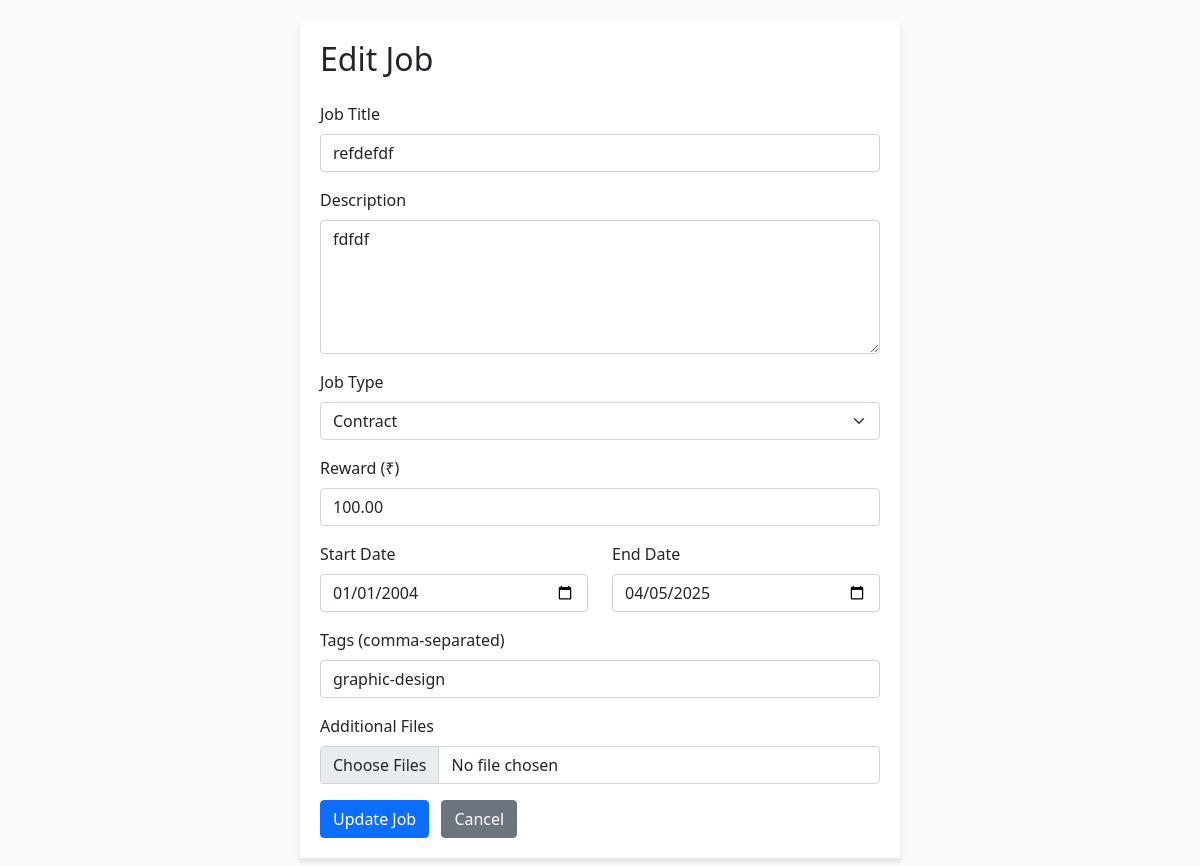
Screenshot of /edit_job.php?job_id=6 (signed in) with the database file from the repository.
### tables this page shows
CREATE TABLE `jobs` (
  `id` int(11) NOT NULL,
  `freelancer_id` int(11) NOT NULL,
  `client_id` int(11) NOT NULL,
  `title` varchar(255) NOT NULL,
  `description` text NOT NULL,
  `job_type` varchar(50) NOT NULL,
  `reward` decimal(10,2) NOT NULL,
  `deadline` date NOT NULL,
  `files` longtext DEFAULT NULL CHECK (json_valid(`files`)),
  `status` enum('open','assigned','active','draft','closed') DEFAULT 'open',
  `created_at` timestamp NOT NULL DEFAULT current_timestamp(),
  `updated_at` timestamp NOT NULL DEFAULT current_timestamp() ON UPDATE current_timestamp(),
  `job_image` varchar(255) DEFAULT NULL,
  `tags` text DEFAULT NULL,
  `start_date` date DEFAULT NULL,
  `end_date` date DEFAULT NULL,
  `assigned_to` int(11) DEFAULT NULL,
  `reviewed_at` timestamp NULL DEFAULT NULL,
  `payment_status` enum('unpaid','processing','paid') DEFAULT 'unpaid',
  `payment_date` datetime DEFAULT NULL,
  `transaction_id` varchar(50) DEFAULT NULL
);

### edit_job.php (the view, shortened to what this page needs)
<?php
include('db_connect.php');
$job_id = $_GET['job_id'];
$freelancer_id = $_SESSION['user_id'];
$sql = "SELECT * FROM jobs WHERE id = ? AND freelancer_id = ?";
$stmt = $conn->prepare($sql);
$stmt->bind_param('ii', $job_id, $freelancer_id);
$stmt->execute();
$result = $stmt->get_result();
$job = $result->fetch_assoc();
?>
<!DOCTYPE html>
<html lang="en">
<head>
    <link href="https://cdn.jsdelivr.net/npm/bootstrap@5.1.3/dist/css/bootstrap.min.css" rel="stylesheet">
</head>
<body>
    <div class="container">
        <div class="form-container">
            <h2 class="mb-4">Edit Job</h2>
            <form action="" method="post" enctype="multipart/form-data">
                <div class="mb-3">
                    <label for="title" class="form-label">Job Title</label>
                    <input type="text" class="form-control" id="title" name="title" value="<?= htmlspecialchars($job['title']) ?>" required>
                </div>
                <div class="mb-3">
                    <label for="description" class="form-label">Description</label>
                    <textarea class="form-control" id="description" name="description" rows="5" required><?= htmlspecialchars($job['description']) ?></textarea>
                </div>
                <div class="mb-3">
                    <label for="job_type" class="form-label">Job Type</label>
                    <select class="form-select" id="job_type" name="job_type" required>
                        <option value="Contract" <?= $job['job_type'] == 'Contract' ? 'selected' : '' ?>>Contract</option>
                    </select>
                </div>
                <div class="mb-3">
                    <label for="reward" class="form-label">Reward (₹)</label>
                    <input type="number" class="form-control" id="reward" name="reward" value="<?= htmlspecialchars($job['reward']) ?>" required>
                </div>
                <div class="row">
                    <div class="col-md-6 mb-3">
                        <label for="start_date" class="form-label">Start Date</label>
                        <input type="date" class="form-control" id="start_date" name="start_date" value="<?= htmlspecialchars($job['start_date']) ?>" required>
                    </div>
                    <div class="col-md-6 mb-3">
                        <label for="end_date" class="form-label">End Date</label>
                        <input type="date" class="form-control" id="end_date" name="end_date" value="<?= htmlspecialchars($job['end_date']) ?>" required>
                    </div>
                </div>
                <div class="mb-3">
                    <label for="tags" class="form-label">Tags (comma-separated)</label>
                    <input type="text" class="form-control" id="tags" name="tags"
                        value="<?= $job['tags'] ? htmlspecialchars(implode(',', json_decode($job['tags'], true))) : '' ?>">
                </div>
                <div class="mb-3">
                    <label for="files" class="form-label">Additional Files</label>
                    <input type="file" class="form-control" id="files" name="files[]" multiple>
                </div>
                <button type="submit" class="btn btn-primary">Update Job</button>
                <a href="my_job_posts.php" class="btn btn-secondary ms-2">Cancel</a>
            </form>
        </div>
    </div>
</body>
</html>

### edit_job.php (style rules this page uses)
body { background-color: #FAFAFA; }
.form-container { max-width: 600px; margin: 20px auto; padding: 20px; background-color: white; box-shadow: 0 4px 6px rgba(0,0,0,0.1); }

### rows the page displays
jobs: title "refdefdf", description "fdfdf", job_type "Contract", reward "100.00", start_date "01/01/2004", end_date "04/05/2025", tags "graphic-design"
